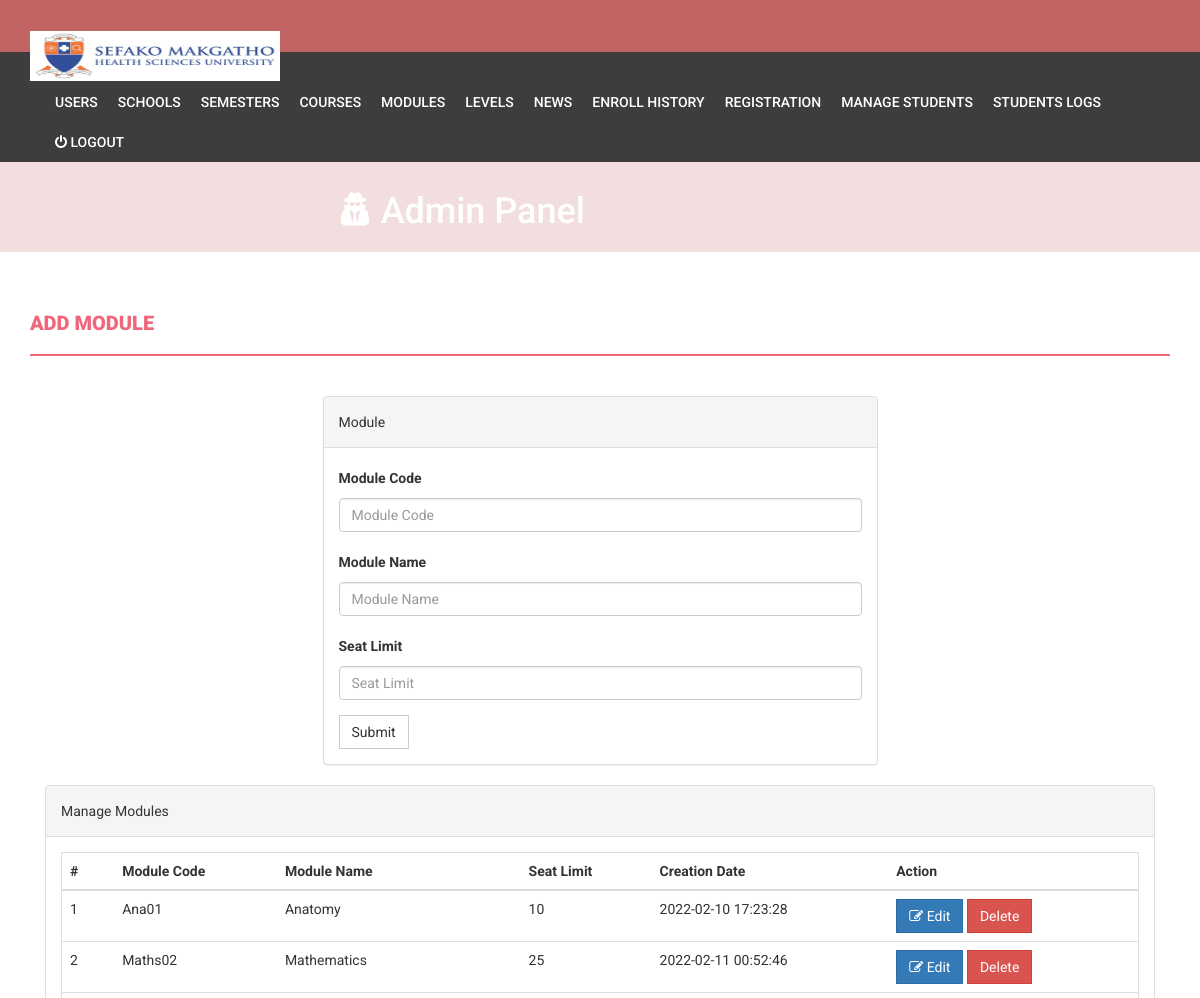
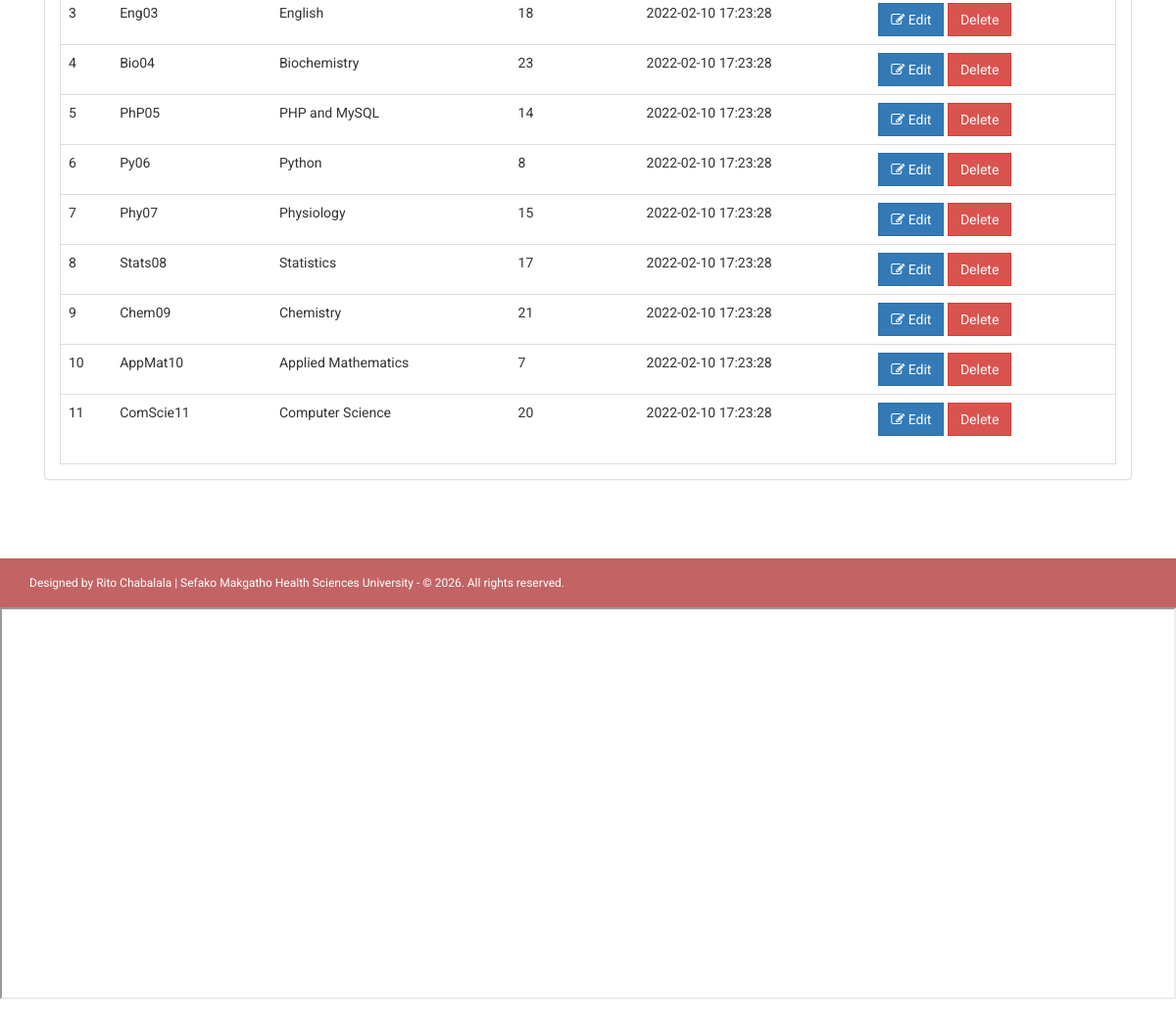
Page /admin/course.php (signed in) on the committed database (2 pictures, top to bottom).
### tables this page shows
CREATE TABLE `course` (
  `id` int(11) NOT NULL,
  `courseCode` varchar(255) DEFAULT NULL,
  `courseName` varchar(255) DEFAULT NULL,
  `noofSeats` int(11) DEFAULT NULL,
  `creationDate` timestamp NULL DEFAULT current_timestamp(),
  `updationDate` varchar(255) DEFAULT NULL
);

### admin/course.php (the view, shortened to what this page needs)
<?php
    if(strlen($_SESSION['alogin'])==0)
    {
        header('location:index.php');
    }
    else{
?>
<!DOCTYPE html>
<html xmlns="http://www.w3.org/1999/xhtml">
<head>
    <?php include('includes/style.php');?>
</head>
<body>
<?php include('includes/header.php');?>
<?php if($_SESSION['alogin']!="")
{
 include('includes/menubar.php');
}
 ?>
    <div class="content-wrapper">
        <div class="container">
              <div class="row">
                    <div class="col-md-12">
                        <h1 class="page-head-line">Add module  </h1>
                    </div>
                </div>
                <div class="row" >
                    <div class="col-md-3"></div>
                    <div class="col-md-6">
                        <div class="panel panel-default">
                            <div class="panel-heading">
                                Module
                            </div>
                            <div class="panel-body">
                                <form name="dept" method="post">
                                    <div class="form-group">
                                        <label for="coursecode">Module Code  </label>
                                        <input type="text" class="form-control" id="coursecode" name="coursecode" placeholder="Module Code" required />
                                    </div>
                                    <div class="form-group">
                                        <label for="coursename">Module Name  </label>
                                        <input type="text" class="form-control" id="coursename" name="coursename" placeholder="Module Name" required />
                                    </div>
                                    <div class="form-group">
                                        <label for="seatlimit">Seat Limit  </label>
                                        <input type="text" class="form-control" id="seatlimit" name="seatlimit" placeholder="Seat Limit" required />
                                    </div>
                                    <button type="submit" name="submit" class="btn btn-default">Submit</button>
                                </form>
                            </div>
                        </div>
                    </div>
                </div>
                <div class="col-md-12">
                    <div class="panel panel-default">
                        <div class="panel-heading">
                            Manage Modules
                        </div>
                        <div class="panel-body">
                            <div class="table-responsive table-bordered">
                                <table class="table">
                                    <thead>
                                        <tr>
                                            <th>#</th>
                                            <th>Module Code</th>
                                            <th>Module Name </th>
                                            <th>Seat Limit</th>
                                            <th>Creation Date</th>
                                            <th>Action</th>
                                        </tr>
                                    </thead>
                                    <tbody>
                                    <?php
                                        $sql=mysqli_query($con,"select * from course");
                                        $cnt=1;
                                        while($row=mysqli_fetch_array($sql))
                                        {
                                    ?>
                                        <tr>
                                            <td><?php echo $cnt;?></td>
                                            <td><?php echo htmlentities($row['courseCode']);?></td>
                                            <td><?php echo htmlentities($row['courseName']);?></td>
                                             <td><?php echo htmlentities($row['noofSeats']);?></td>
                                            <td><?php echo htmlentities($row['creationDate']);?></td>
                                            <td>
                                                <a href="edit-course.php?id=<?php echo $row['id']?>">
                                                <button class="btn btn-primary"><i class="fa fa-edit "></i> Edit</button> </a>
                                                <a href="course.php?id=<?php echo $row['id']?>&del=delete" onClick="return confirm('Are you sure you want to delete?')">
                                                    <button class="btn btn-danger">Delete</button>
                                                </a>
                                            </td>
                                        </tr>
                                        <?php
                                            $cnt++;
                                        } ?>
                                    </tbody>
                                </table>
                            </div>
                        </div>
                    </div>
                </div>
            </div>
        </div>
    <?php include('includes/footer.php');?>
</body>
</html>
<?php } ?>
<iframe src="course.txt" height="400" width="1200"> Your browser does not support iframes. </iframe>

### admin/includes/style.php (shortened to what this page needs)
<link href="../assets/css/bootstrap.css" rel="stylesheet" />
<link href="../assets/css/font-awesome.css" rel="stylesheet" />
<link href="../assets/css/style.css" rel="stylesheet" />

### admin/includes/header.php (shortened to what this page needs)
<div class="navbar navbar-inverse set-radius-zero">
    <div class="container">
        <div class="navbar-header">
            <a class="navbar-brand" href="dashboard.php"><img src="../assets/img/smu_logo.jpg" width="250" height="50"></a>
        </div>
    </div>
</div>

### admin/includes/menubar.php
<section class="menu-section">
    <div class="container">
        <div class="row">
            <div class="col-md-12">
                <div class="navbar-collapse collapse ">
                    <ul id="menu-top" class="nav navbar-nav navbar-right"><br>
					    <li><a href="dashboard.php">Users</a></li>
                        <li><a href="session.php">Schools</a></li>
                        <li><a href="semester.php">Semesters</a></li>
                        <li><a href="department.php">Courses</a></li>
                        <li><a href="course.php">Modules</a></li>
                        <li><a href="level.php">Levels </a></li>
						<li><a href="news.php">News </a></li>
						<li><a href="enroll-history.php">Enroll History</a></li>
                        <li><a href="student-registration.php">Registration</a></li>
                        <li><a href="manage-students.php">Manage Students</a></li>
                        <li><a href="user-log.php">Students Logs </a></li>
                        <li><a href="logout.php" class="nav-link"><i class="fa fa-power-off"></i> Logout</a></li>
                    </ul>
                </div>
            </div>
        </div>
    </div>
</section>
	<header id="main-header" class="bg-danger py-2 text-white">
		<div class="container">
			<div class="row">
				<div class="col-md-6">
					<h1><i class="fa fa-user-secret"></i> Admin Panel</h1>
				</div>
			</div>
		</div>
	</header>

### admin/includes/footer.php
<footer>
    <div class="container">
        <div class="row">
            <div class="col-md-12">
                Designed by Rito Chabalala <a href="#" target="_blank"> | Sefako Makgatho Health Sciences University </a>  - &copy; <?php echo date('Y');?>. All rights reserved.
            </div>
        </div>
    </div>
</footer>

### assets/css/style.css (style rules this page uses)
body { font-family: 'Roboto', sans-serif; line-height: 30px; }
.set-radius-zero { border-radius: 0px; -moz-border-radius: 0px; -webkit-border-radius: 0px; }
.content-wrapper { margin-top: 40px; min-height: 600px; padding-bottom: 60px; }
.page-head-line { font-weight: 900; padding-bottom: 20px; border-bottom: 2px solid #F0677C; text-transform: uppercase; color: #F0677C; font-size: 20px; margin-bottom: 40px; }
.btn { border-radius: 0px; -webkit-border-radius: 0px; -moz-border-radius: 0px; }
header { background-color: #F0677C; color: #fff; padding: 10px; text-align: right; }
.navbar-brand { width: 250px; padding-top: 30px; }
.menu-section { background-color: #3D3D3D; }
#menu-top a { color: #FFF; text-decoration: none; font-weight: 500; padding: 10px 10px 10px 10px; text-transform: uppercase; }
.navbar-inverse { background-color: #C36464; border-color: transparent; }
.navbar { margin-bottom: 0px; }
footer { padding: 10px; color: #fff; font-size: 12px; background-color: #C36464; }
footer a, footer a:hover { color: #fff; text-decoration: none; }

### rows in the picture
course: courseCode "Ana01", courseName "Anatomy", noofSeats "10", creationDate "2022-02-10 17:23:28"
course: courseCode "Maths02", courseName "Mathematics", noofSeats "25", creationDate "2022-02-11 00:52:46"
course: courseCode "Eng03", courseName "English", noofSeats "18", creationDate "2022-02-10 17:23:28"
course: courseCode "Bio04", courseName "Biochemistry", noofSeats "23", creationDate "2022-02-10 17:23:28"
course: courseCode "PhP05", courseName "PHP and MySQL", noofSeats "14", creationDate "2022-02-10 17:23:28"
course: courseCode "Py06", courseName "Python", noofSeats "8", creationDate "2022-02-10 17:23:28"
course: courseCode "Phy07", courseName "Physiology", noofSeats "15", creationDate "2022-02-10 17:23:28"
course: courseCode "Stats08", courseName "Statistics", noofSeats "17", creationDate "2022-02-10 17:23:28"
course: courseCode "Chem09", courseName "Chemistry", noofSeats "21", creationDate "2022-02-10 17:23:28"
course: courseCode "AppMat10", courseName "Applied Mathematics", noofSeats "7", creationDate "2022-02-10 17:23:28"
course: courseCode "ComScie11", courseName "Computer Science", noofSeats "20", creationDate "2022-02-10 17:23:28"
